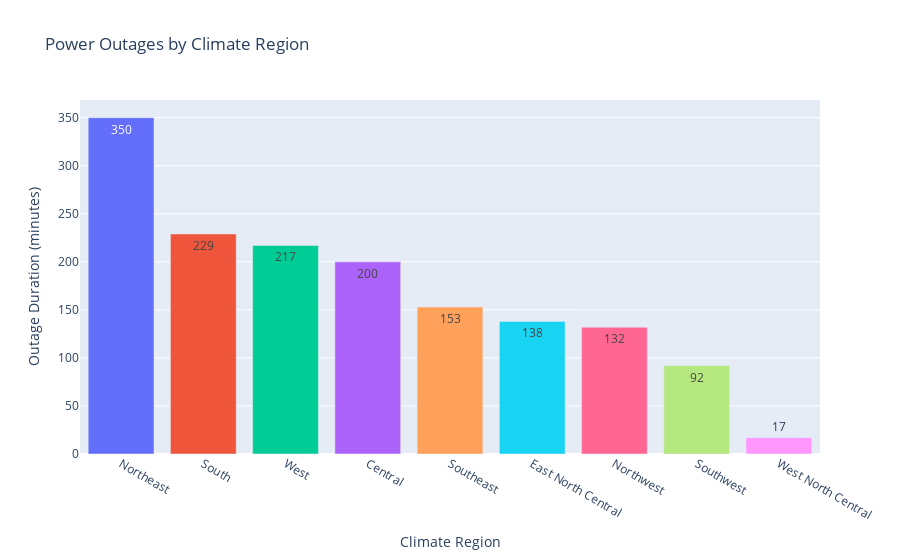

The cell this chart's notebook holds for it:
### Code cell
outages_clean = outages_df.dropna(subset=['CLIMATE.REGION', 'OUTAGE.DURATION'])


ordered_regions = (outages_clean.groupby('CLIMATE.REGION')['OUTAGE.DURATION'].median().sort_values().index)

outages_clean['CLIMATE.REGION'] = pd.Categorical(outages_clean['CLIMATE.REGION'], categories = ordered_regions, ordered = True)

fig.update_yaxes(tickformat = ',', title = 'Outage Duration (minutes)')

fig.update_layout(showlegend=False)

fig.show()

### Figure 1 — Plotly figure (JSON) as saved in the notebook; plotly's stock layout.template omitted (floating-point values rounded to 4 significant figures)
{"data": [{"alignmentgroup": "True", "hovertemplate": "Climate Region=%{x}<br>Number of Outages=%{text}<extra></extra>", "legendgroup": "Northeast", "marker": {"color": "#636efa", "pattern": {"shape": ""}}, "name": "Northeast", "offsetgroup": "Northeast", "orientation": "v", "showlegend": true, "text": [350], "textposition": "auto", "type": "bar", "x": ["Northeast"], "xaxis": "x", "y": [350], "yaxis": "y"}, {"alignmentgroup": "True", "hovertemplate": "Climate Region=%{x}<br>Number of Outages=%{text}<extra></extra>", "legendgroup": "South", "marker": {"color": "#EF553B", "pattern": {"shape": ""}}, "name": "South", "offsetgroup": "South", "orientation": "v", "showlegend": true, "text": [229], "textposition": "auto", "type": "bar", "x": ["South"], "xaxis": "x", "y": [229], "yaxis": "y"}, {"alignmentgroup": "True", "hovertemplate": "Climate Region=%{x}<br>Number of Outages=%{text}<extra></extra>", "legendgroup": "West", "marker": {"color": "#00cc96", "pattern": {"shape": ""}}, "name": "West", "offsetgroup": "West", "orientation": "v", "showlegend": true, "text": [217], "textposition": "auto", "type": "bar", "x": ["West"], "xaxis": "x", "y": [217], "yaxis": "y"}, {"alignmentgroup": "True", "hovertemplate": "Climate Region=%{x}<br>Number of Outages=%{text}<extra></extra>", "legendgroup": "Central", "marker": {"color": "#ab63fa", "pattern": {"shape": ""}}, "name": "Central", "offsetgroup": "Central", "orientation": "v", "showlegend": true, "text": [200], "textposition": "auto", "type": "bar", "x": ["Central"], "xaxis": "x", "y": [200], "yaxis": "y"}, {"alignmentgroup": "True", "hovertemplate": "Climate Region=%{x}<br>Number of Outages=%{text}<extra></extra>", "legendgroup": "Southeast", "marker": {"color": "#FFA15A", "pattern": {"shape": ""}}, "name": "Southeast", "offsetgroup": "Southeast", "orientation": "v", "showlegend": true, "text": [153], "textposition": "auto", "type": "bar", "x": ["Southeast"], "xaxis": "x", "y": [153], "yaxis": "y"}, {"alignmentgroup": "True", "hovertemplate": "Climate Region=%{x}<br>Number of Outages=%{text}<extra></extra>", "legendgroup": "East North Central", "marker": {"color": "#19d3f3", "pattern": {"shape": ""}}, "name": "East North Central", "offsetgroup": "East North Central", "orientation": "v", "showlegend": true, "text": [138], "textposition": "auto", "type": "bar", "x": ["East North Central"], "xaxis": "x", "y": [138], "yaxis": "y"}, {"alignmentgroup": "True", "hovertemplate": "Climate Region=%{x}<br>Number of Outages=%{text}<extra></extra>", "legendgroup": "Northwest", "marker": {"color": "#FF6692", "pattern": {"shape": ""}}, "name": "Northwest", "offsetgroup": "Northwest", "orientation": "v", "showlegend": true, "text": [132], "textposition": "auto", "type": "bar", "x": ["Northwest"], "xaxis": "x", "y": [132], "yaxis": "y"}, {"alignmentgroup": "True", "hovertemplate": "Climate Region=%{x}<br>Number of Outages=%{text}<extra></extra>", "legendgroup": "Southwest", "marker": {"color": "#B6E880", "pattern": {"shape": ""}}, "name": "Southwest", "offsetgroup": "Southwest", "orientation": "v", "showlegend": true, "text": [92], "textposition": "auto", "type": "bar", "x": ["Southwest"], "xaxis": "x", "y": [92], "yaxis": "y"}, {"alignmentgroup": "True", "hovertemplate": "Climate Region=%{x}<br>Number of Outages=%{text}<extra></extra>", "legendgroup": "West North Central", "marker": {"color": "#FF97FF", "pattern": {"shape": ""}}, "name": "West North Central", "offsetgroup": "West North Central", "orientation": "v", "showlegend": true, "text": [17], "textposition": "auto", "type": "bar", "x": ["West North Central"], "xaxis": "x", "y": [17], "yaxis": "y"}], "layout": {"barmode": "relative", "legend": {"title": {"text": "Climate Region"}, "tracegroupgap": 0}, "showlegend": false, "title": {"text": "Power Outages by Climate Region"}, "xaxis": {"anchor": "y", "categoryarray": ["Northeast", "South", "West", "Central", "Southeast", "East North Central", "Northwest", "Southwest", "West North Central"], "categoryorder": "array", "domain": [0, 1], "title": {"text": "Climate Region"}}, "yaxis": {"anchor": "x", "domain": [0, 1], "tickformat": ",", "title": {"text": "Outage Duration (minutes)"}}}}
